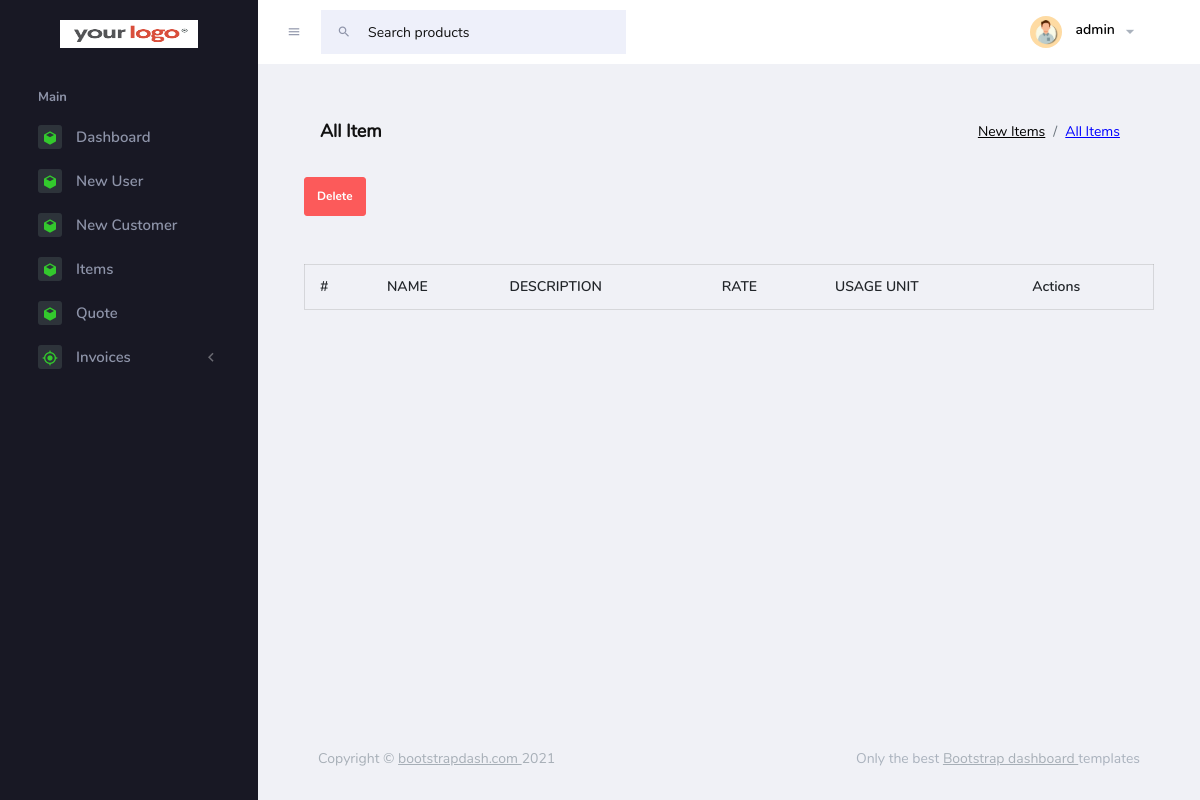
/pages/items/allitem.php (signed in), run on an earlier commit of the app's database.
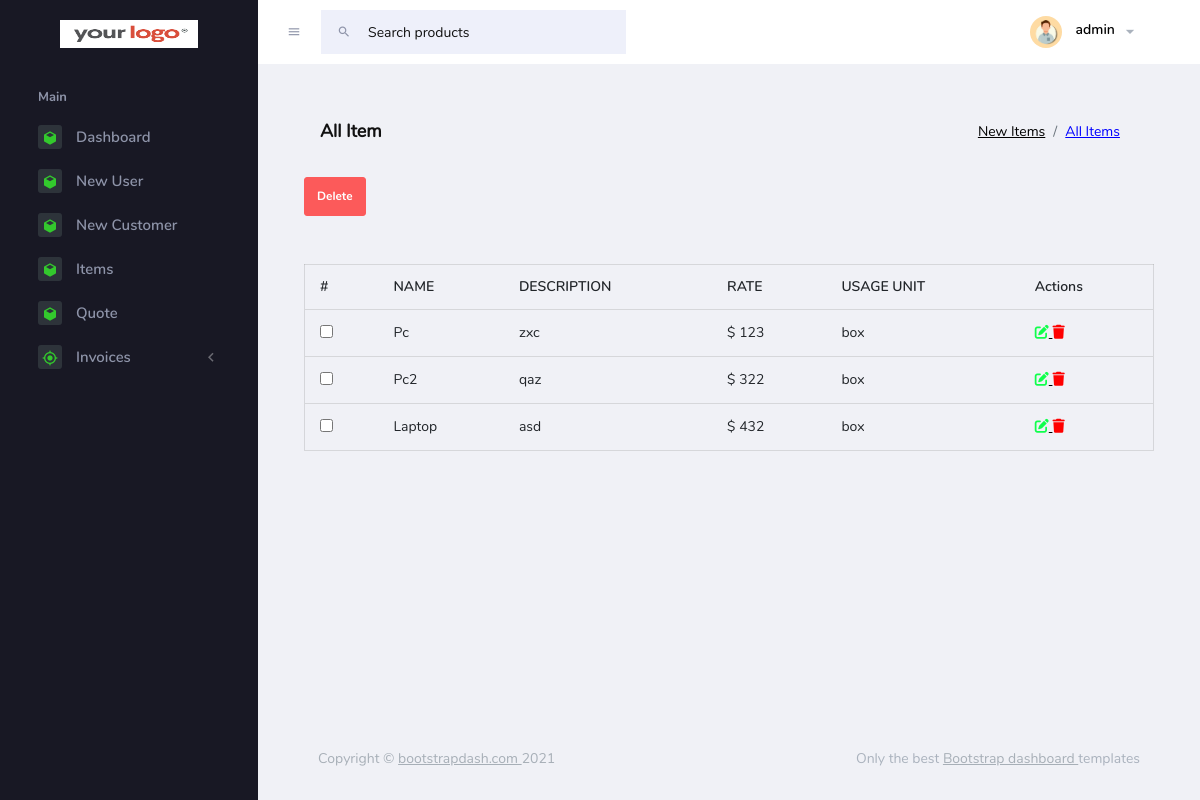
And on a later commit of the database.
### tables this page shows
CREATE TABLE IF NOT EXISTS `dashboard2_items` (
  `itemId` int NOT NULL AUTO_INCREMENT,
  `user_id` int DEFAULT NULL,
  `type` varchar(255) NOT NULL,
  `name` varchar(255) NOT NULL,
  `unit` varchar(255) NOT NULL,
  `sellingPrice` varchar(255) NOT NULL,
  `description` varchar(255) NOT NULL,
  `qty` int NOT NULL,
  `amount` int NOT NULL,
  `creation_date` timestamp NOT NULL DEFAULT CURRENT_TIMESTAMP,
  `modification_date` timestamp NOT NULL DEFAULT CURRENT_TIMESTAMP,
  PRIMARY KEY (`itemId`)
);

### pages/database/items/allitem.php (the view)
<?php
include(dirname(__FILE__)."/../dbconnect.php");
$sql2 = "select * from dashboard2_items";
$result = mysqli_query($conn,$sql2);
while ($row = $result->fetch_assoc()) {
    echo "
            <tr>
                <td><input type='checkbox' name='mdeleteIditem[]' value='" .  $row["itemId"] . "'></td>
                <td>" . ucfirst($row["name"]) . "</td>
                <td>" . $row["description"] . "</td>
                <td> $ " . $row["sellingPrice"] . "</td>
                <td>" . $row["unit"] . "</td>
                <td>
                <a href='#'>
                    <i id='".$row["itemId"]."' class='fa-solid fa-pen-to-square itemsedit' style='color: #0fff4b;'></i>
                </a>
                <a href='#'>
                <i id='".$row["itemId"]."'class='fa-solid fa-trash itemsdeletes' style='color: #ff0000;'></i>
                </a>
                </td>
            </tr>
                ";
}
?>

What changed in the data, as far as the page shows it:
added dashboard2_items: name "Pc", description "zxc", sellingPrice "123", unit "box"
added dashboard2_items: name "Pc2", description "qaz", sellingPrice "322", unit "box"
added dashboard2_items: name "Laptop", description "asd", sellingPrice "432", unit "box"
